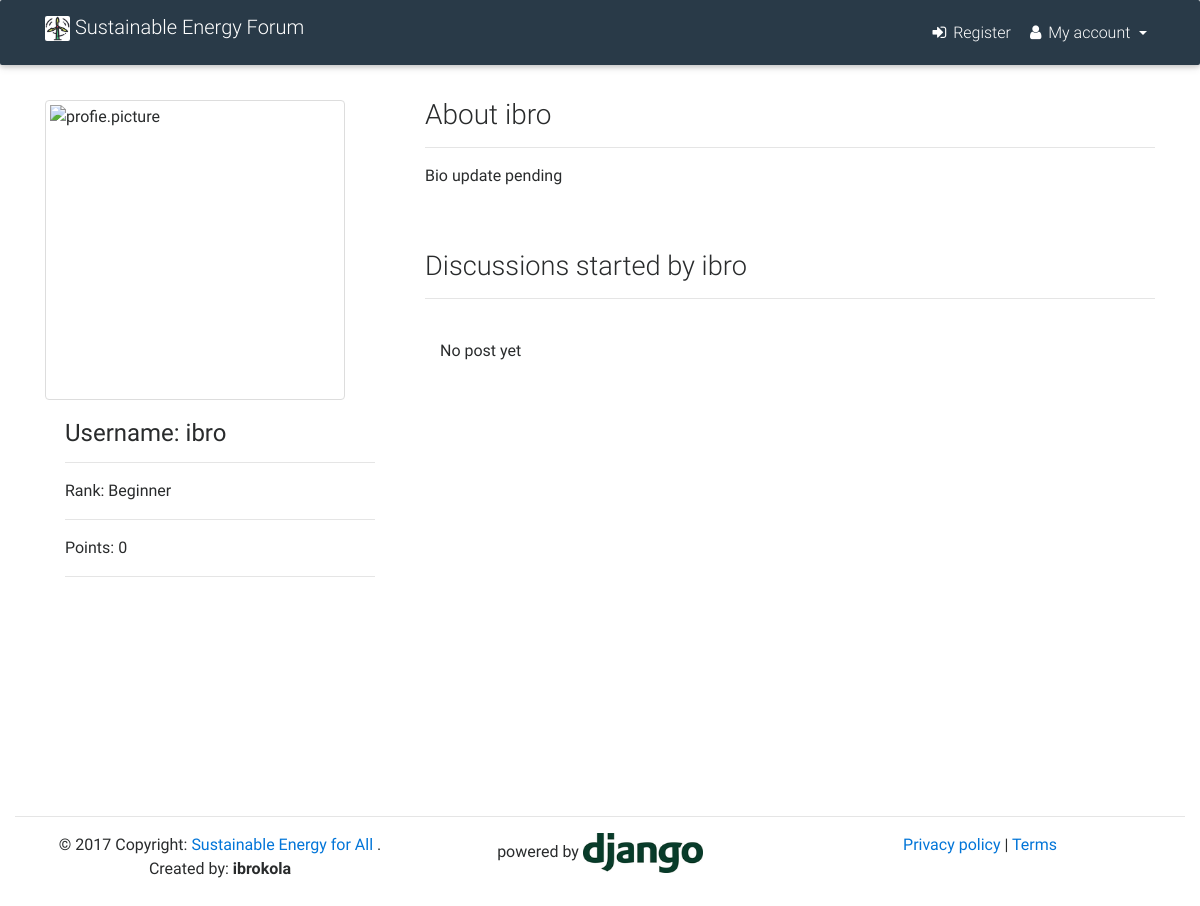
The app's page /u/profile/ibro/, older data.
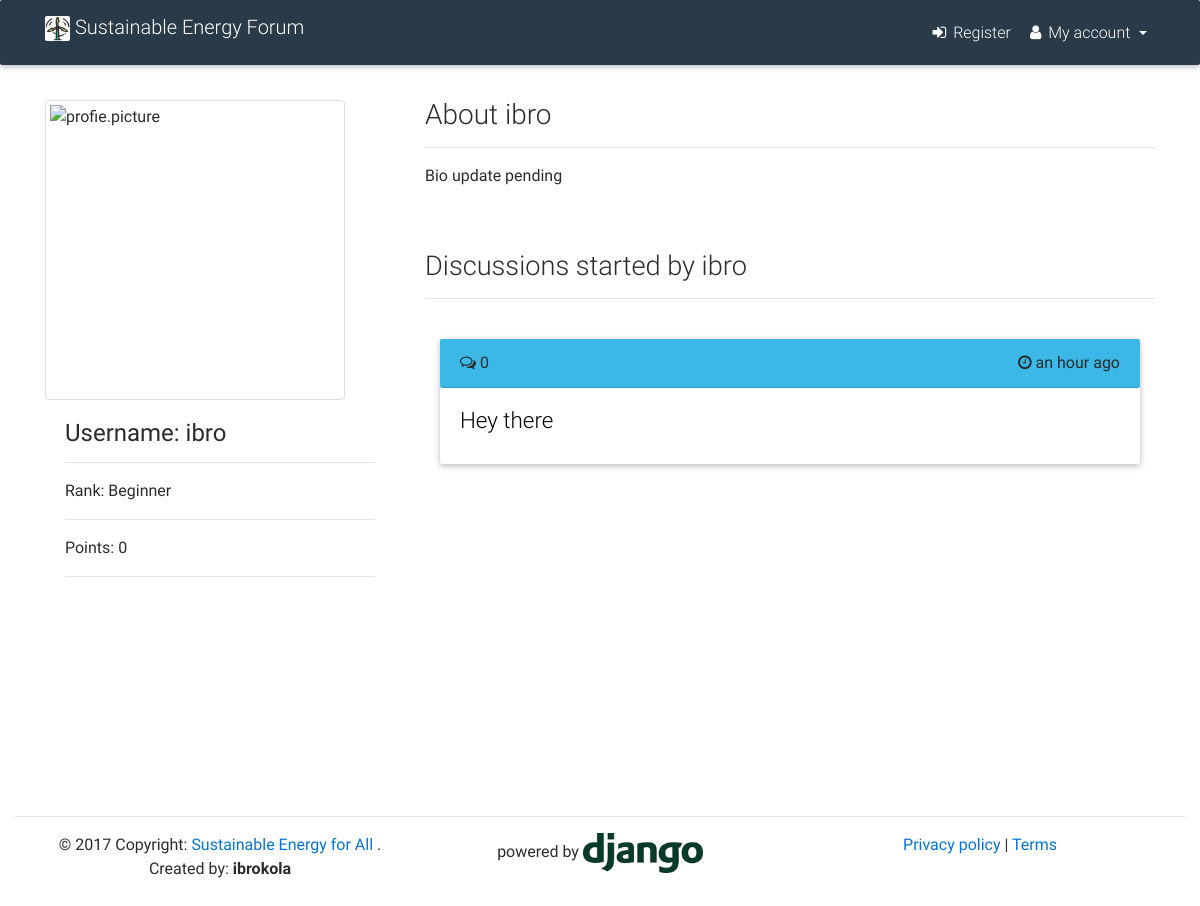
The same page, newer data.
### forum/models.py (models this page shows, shortened)
class Votable(models.Model):
    class Meta:
        abstract = True
    votes = GenericRelation(Vote)
    author = models.ForeignKey(User, on_delete=models.PROTECT)
    upvotes = models.IntegerField(default=0)
    downvotes = models.IntegerField(default=0)
    flags = models.IntegerField(default=0)

class Post(Votable):
    class Meta:
        db_table = "posts"
        index_together = [
            ["submission_time",],
        ]
    objects = PostsManager()
    title = models.CharField(max_length=120)
    slug = models.SlugField(null=True, blank=True)
    text = models.TextField(blank=True)
    submission_time = models.DateTimeField(auto_now_add=True)
    num_comments = models.IntegerField(default=0)
    def get_absolute_url(self):
        return reverse('forum:discussion', kwargs={"post_id": self.pk})
    def __str__(self):
        return self.title

### profiles/views.py (the view)
# urls.py: url(r'^profile/(?P<username>[\w.@+-]+)/$', ProfileView.as_view(), name='profile_view'),
class ProfileView(View):
    def get(self, request, username, *args, **kwargs):
        user = get_object_or_404(User, username=username)
        post_list = Post.objects.filter(author__username__iexact=user.username).order_by('-submission_time')
        paginator = Paginator(post_list, 10)
        page = request.GET.get('page')
        try:
            post = paginator.page(page)
        except PageNotAnInteger:
             post = paginator.page(1)
        except EmptyPage:
             post = paginator.page(paginator.num_pages)
        profile = Profile.objects.get(user=user)
        template = 'profiles/profile_view.html'
        context = {
            'profile': profile,
            'post': post
            }
        return render(request, template, context)

### templates/profiles/profile_view.html (shortened to what this page needs)
{% extends 'base.html' %}
{% load static %}
{% load humanize %}
{% block pagecss %}
<link href="{% static 'css/mdb.css' %}" rel="stylesheet">
{% endblock %}
{% block content %}
<div class="container-fluid" style="padding-top: 100px;"></div>
<div class="container">
	<div class="row">
		<div class="col-sm-6 col-md-4">
			<section class="wow fadeIn">
			         <div class="">
			        {% if profile.image %}
			            <img src="{{ profile.image.url }}" class="img-fluid img-thumbnail" width="350" height="300" alt="profie.picture">
			        {% else %}
			        	<img src="http://www.sbsc.in/images/dummy-profile-pic.png" class="img-fluid img-thumbnail" width="300" height="300" alt="profie.picture">
			        {% endif %}
			        </div>
			        <div class="card-block">
			            <h4 class="card-title"><strong>Username: {{ profile.user.username }}</strong></h4>
						<hr>
						<p>Rank: {{ profile.rank }}</p>
						<hr>
						<p>Points: {{ profile.user.score }}</p>
						<hr>
						<br>
			</section>
			<br>
		</div>
		<div class="col-sm-6 col-md-8">
            <h3>About {{ profile.user }}</h3>
            <hr>
            {% if profile.bio %}
                <p>{{ profile.bio }}</p>
            {% else %}
                <p>Bio update pending</p>
            {% endif %}
			<br>
			<br>
			<h3 class="h3-responsive">Discussions started by {{ profile.user.username }}</h3>
			<hr>
			<br>
			<div class="col-sm-12">
			{% if post %}
				{% for item in post %}
				<div class="card">
					<div class="card-header">
						<i class="fa fa-comments-o"></i> {{  item.num_comments }}  <span class="float-right"><i class="fa fa-clock-o"></i> {{  item.submission_time | naturaltime }}</span>
					</div>
					<div class="card-block">
						<a href="{{ item.get_absolute_url }}">
							<h4 class="card-title h4-responsive" style="color: black;">{{ item }}</h4>
						</a>
					</div>
				</div>
				<br>
				{% endfor %}
			{% else %}
				<p>No post yet</p>
			{% endif %}
			<br>
			<br>
			</div>
		</div>
		<br>
		<br>
	</div>
</div>
{% endblock %}

Row changes from the older to the newer data that the page shows:
added Post: num_comments "0", submission_time "an hour ago", title "Hey there"
Text that changed along with them:
text no longer shown: "No post yet"
